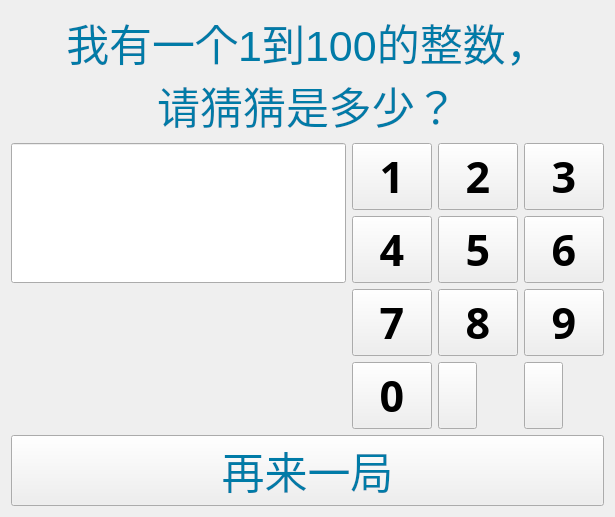
<?xml version="1.0" encoding="UTF-8"?>
<ui version="4.0">
 <class>guess</class>
 <widget class="QWidget" name="guess">
  <property name="geometry">
   <rect>
    <x>0</x>
    <y>0</y>
    <width>615</width>
    <height>410</height>
   </rect>
  </property>
  <property name="sizePolicy">
   <sizepolicy hsizetype="Fixed" vsizetype="Fixed">
    <horstretch>0</horstretch>
    <verstretch>0</verstretch>
   </sizepolicy>
  </property>
  <property name="windowTitle">
   <string>猜数字</string>
  </property>
  <property name="styleSheet">
   <string notr="true">QPushButton[objectName^=num]{
color: rgb(124, 126, 126);
}

#confirm_btn{
color: rgb(255, 195, 161);
}

#delete_btn{
color: rgb(255, 88, 122);
}

#guess_le{
color: rgb(57, 127, 255);
font-size: 48px;
}</string>
  </property>
  <layout class="QVBoxLayout" name="verticalLayout_2">
   <item>
    <widget class="QLabel" name="question_label">
     <property name="sizePolicy">
      <sizepolicy hsizetype="Preferred" vsizetype="Fixed">
       <horstretch>0</horstretch>
       <verstretch>0</verstretch>
      </sizepolicy>
     </property>
     <property name="font">
      <font>
       <pointsize>32</pointsize>
      </font>
     </property>
     <property name="styleSheet">
      <string notr="true">#question_label{
color:rgb(0, 123, 167)
}</string>
     </property>
     <property name="text">
      <string>我有一个1到100的整数，
请猜猜是多少？</string>
     </property>
     <property name="alignment">
      <set>Qt::AlignmentFlag::AlignCenter</set>
     </property>
    </widget>
   </item>
   <item>
    <layout class="QHBoxLayout" name="horizontalLayout">
     <item>
      <layout class="QVBoxLayout" name="verticalLayout">
       <item>
        <widget class="QLineEdit" name="guess_le">
         <property name="sizePolicy">
          <sizepolicy hsizetype="Maximum" vsizetype="MinimumExpanding">
           <horstretch>0</horstretch>
           <verstretch>0</verstretch>
          </sizepolicy>
         </property>
         <property name="font">
          <font>
           <pointsize>-1</pointsize>
          </font>
         </property>
         <property name="text">
          <string/>
         </property>
         <property name="alignment">
          <set>Qt::AlignmentFlag::AlignCenter</set>
         </property>
        </widget>
       </item>
       <item>
        <widget class="QLabel" name="result_label">
         <property name="sizePolicy">
          <sizepolicy hsizetype="MinimumExpanding" vsizetype="MinimumExpanding">
           <horstretch>0</horstretch>
           <verstretch>0</verstretch>
          </sizepolicy>
         </property>
         <property name="font">
          <font>
           <family>.AppleSystemUIFont</family>
           <pointsize>32</pointsize>
          </font>
         </property>
         <property name="text">
          <string/>
         </property>
         <property name="alignment">
          <set>Qt::AlignmentFlag::AlignCenter</set>
         </property>
        </widget>
       </item>
      </layout>
     </item>
     <item>
      <layout class="QGridLayout" name="gridLayout">
       <item row="3" column="1">
        <widget class="QPushButton" name="num8_btn">
         <property name="sizePolicy">
          <sizepolicy hsizetype="Maximum" vsizetype="MinimumExpanding">
           <horstretch>0</horstretch>
           <verstretch>0</verstretch>
          </sizepolicy>
         </property>
         <property name="font">
          <font>
           <family>JetBrainsMonoNL Nerd Font Mono</family>
           <pointsize>32</pointsize>
           <bold>true</bold>
          </font>
         </property>
         <property name="text">
          <string>8</string>
         </property>
        </widget>
       </item>
       <item row="1" column="1">
        <widget class="QPushButton" name="num5_btn">
         <property name="sizePolicy">
          <sizepolicy hsizetype="Maximum" vsizetype="MinimumExpanding">
           <horstretch>0</horstretch>
           <verstretch>0</verstretch>
          </sizepolicy>
         </property>
         <property name="font">
          <font>
           <family>JetBrainsMonoNL Nerd Font Mono</family>
           <pointsize>32</pointsize>
           <bold>true</bold>
          </font>
         </property>
         <property name="text">
          <string>5</string>
         </property>
        </widget>
       </item>
       <item row="4" column="0">
        <widget class="QPushButton" name="num0_btn">
         <property name="sizePolicy">
          <sizepolicy hsizetype="Maximum" vsizetype="MinimumExpanding">
           <horstretch>0</horstretch>
           <verstretch>0</verstretch>
          </sizepolicy>
         </property>
         <property name="font">
          <font>
           <family>JetBrainsMonoNL Nerd Font Mono</family>
           <pointsize>32</pointsize>
           <bold>true</bold>
          </font>
         </property>
         <property name="styleSheet">
          <string notr="true"/>
         </property>
         <property name="text">
          <string>0</string>
         </property>
        </widget>
       </item>
       <item row="1" column="0">
        <widget class="QPushButton" name="num4_btn">
         <property name="sizePolicy">
          <sizepolicy hsizetype="Maximum" vsizetype="MinimumExpanding">
           <horstretch>0</horstretch>
           <verstretch>0</verstretch>
          </sizepolicy>
         </property>
         <property name="font">
          <font>
           <family>JetBrainsMonoNL Nerd Font Mono</family>
           <pointsize>32</pointsize>
           <bold>true</bold>
          </font>
         </property>
         <property name="text">
          <string>4</string>
         </property>
        </widget>
       </item>
       <item row="0" column="2">
        <widget class="QPushButton" name="num3_btn">
         <property name="sizePolicy">
          <sizepolicy hsizetype="Maximum" vsizetype="MinimumExpanding">
           <horstretch>0</horstretch>
           <verstretch>0</verstretch>
          </sizepolicy>
         </property>
         <property name="font">
          <font>
           <family>JetBrainsMonoNL Nerd Font Mono</family>
           <pointsize>32</pointsize>
           <bold>true</bold>
          </font>
         </property>
         <property name="text">
          <string>3</string>
         </property>
        </widget>
       </item>
       <item row="3" column="0">
        <widget class="QPushButton" name="num7_btn">
         <property name="sizePolicy">
          <sizepolicy hsizetype="Maximum" vsizetype="MinimumExpanding">
           <horstretch>0</horstretch>
           <verstretch>0</verstretch>
          </sizepolicy>
         </property>
         <property name="font">
          <font>
           <family>JetBrainsMonoNL Nerd Font Mono</family>
           <pointsize>32</pointsize>
           <bold>true</bold>
          </font>
         </property>
         <property name="text">
          <string>7</string>
         </property>
        </widget>
       </item>
       <item row="0" column="0">
        <widget class="QPushButton" name="num1_btn">
         <property name="sizePolicy">
          <sizepolicy hsizetype="Maximum" vsizetype="MinimumExpanding">
           <horstretch>0</horstretch>
           <verstretch>0</verstretch>
          </sizepolicy>
         </property>
         <property name="font">
          <font>
           <family>JetBrainsMonoNL Nerd Font Mono</family>
           <pointsize>32</pointsize>
           <bold>true</bold>
          </font>
         </property>
         <property name="text">
          <string>1</string>
         </property>
        </widget>
       </item>
       <item row="0" column="1">
        <widget class="QPushButton" name="num2_btn">
         <property name="sizePolicy">
          <sizepolicy hsizetype="Maximum" vsizetype="MinimumExpanding">
           <horstretch>0</horstretch>
           <verstretch>0</verstretch>
          </sizepolicy>
         </property>
         <property name="font">
          <font>
           <family>JetBrainsMonoNL Nerd Font Mono</family>
           <pointsize>32</pointsize>
           <bold>true</bold>
          </font>
         </property>
         <property name="text">
          <string>2</string>
         </property>
        </widget>
       </item>
       <item row="1" column="2">
        <widget class="QPushButton" name="num6_btn">
         <property name="sizePolicy">
          <sizepolicy hsizetype="Maximum" vsizetype="MinimumExpanding">
           <horstretch>0</horstretch>
           <verstretch>0</verstretch>
          </sizepolicy>
         </property>
         <property name="font">
          <font>
           <family>JetBrainsMonoNL Nerd Font Mono</family>
           <pointsize>32</pointsize>
           <bold>true</bold>
          </font>
         </property>
         <property name="text">
          <string>6</string>
         </property>
        </widget>
       </item>
       <item row="3" column="2">
        <widget class="QPushButton" name="num9_btn">
         <property name="sizePolicy">
          <sizepolicy hsizetype="Maximum" vsizetype="MinimumExpanding">
           <horstretch>0</horstretch>
           <verstretch>0</verstretch>
          </sizepolicy>
         </property>
         <property name="font">
          <font>
           <family>JetBrainsMonoNL Nerd Font Mono</family>
           <pointsize>32</pointsize>
           <bold>true</bold>
          </font>
         </property>
         <property name="text">
          <string>9</string>
         </property>
        </widget>
       </item>
       <item row="4" column="1">
        <widget class="QPushButton" name="confirm_btn">
         <property name="sizePolicy">
          <sizepolicy hsizetype="Maximum" vsizetype="MinimumExpanding">
           <horstretch>0</horstretch>
           <verstretch>0</verstretch>
          </sizepolicy>
         </property>
         <property name="font">
          <font>
           <family>JetBrainsMonoNL Nerd Font Mono</family>
           <pointsize>8</pointsize>
           <bold>true</bold>
          </font>
         </property>
         <property name="text">
          <string/>
         </property>
         <property name="icon">
          <iconset resource="../../resources/icons/qlementine_icons_16_navigation.qrc">
           <normaloff>:/navigation/key-return-noframe.svg</normaloff>:/navigation/key-return-noframe.svg</iconset>
         </property>
        </widget>
       </item>
       <item row="4" column="2">
        <widget class="QPushButton" name="delete_btn">
         <property name="sizePolicy">
          <sizepolicy hsizetype="Maximum" vsizetype="MinimumExpanding">
           <horstretch>0</horstretch>
           <verstretch>0</verstretch>
          </sizepolicy>
         </property>
         <property name="font">
          <font>
           <family>JetBrainsMonoNL Nerd Font Mono</family>
           <pointsize>8</pointsize>
           <bold>true</bold>
          </font>
         </property>
         <property name="text">
          <string/>
         </property>
         <property name="icon">
          <iconset resource="../../resources/icons/qlementine_icons_16_action.qrc">
           <normaloff>:/action/erase.svg</normaloff>:/action/erase.svg</iconset>
         </property>
        </widget>
       </item>
      </layout>
     </item>
    </layout>
   </item>
   <item>
    <widget class="QPushButton" name="restart_btn">
     <property name="sizePolicy">
      <sizepolicy hsizetype="Minimum" vsizetype="MinimumExpanding">
       <horstretch>0</horstretch>
       <verstretch>0</verstretch>
      </sizepolicy>
     </property>
     <property name="font">
      <font>
       <pointsize>32</pointsize>
      </font>
     </property>
     <property name="styleSheet">
      <string notr="true">#restart_btn{
color: rgb(0, 123, 167)
}</string>
     </property>
     <property name="text">
      <string>再来一局</string>
     </property>
    </widget>
   </item>
  </layout>
 </widget>
 <resources>
  <include location="../../resources/icons/qlementine_icons_16_hardware.qrc"/>
  <include location="../../resources/icons/qlementine_icons_16_action.qrc"/>
  <include location="../../resources/icons/qlementine_icons_16_navigation.qrc"/>
 </resources>
 <connections/>
</ui>
